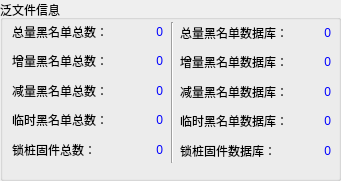
  <widget class="QGroupBox" name="groupBox_6">
   <property name="geometry">
    <rect>
     <x>20</x>
     <y>285</y>
     <width>341</width>
     <height>181</height>
    </rect>
   </property>
   <property name="title">
    <string>泛文件信息</string>
   </property>
   <widget class="Line" name="line_3">
    <property name="geometry">
     <rect>
      <x>162</x>
      <y>22</y>
      <width>20</width>
      <height>141</height>
     </rect>
    </property>
    <property name="orientation">
     <enum>Qt::Vertical</enum>
    </property>
   </widget>
   <widget class="QWidget" name="layoutWidget">
    <property name="geometry">
     <rect>
      <x>12</x>
      <y>20</y>
      <width>151</width>
      <height>141</height>
     </rect>
    </property>
    <layout class="QGridLayout" name="gridLayout_5">
     <item row="0" column="0">
      <widget class="QLabel" name="label_54">
       <property name="text">
        <string>总量黑名单总数：</string>
       </property>
      </widget>
     </item>
     <item row="0" column="1">
      <widget class="QLabel" name="label_totalBlacklistQuantity">
       <property name="styleSheet">
        <string notr="true">color: rgb(0, 0, 255);</string>
       </property>
       <property name="text">
        <string>0</string>
       </property>
       <property name="alignment">
        <set>Qt::AlignRight|Qt::AlignTrailing|Qt::AlignVCenter</set>
       </property>
      </widget>
     </item>
     <item row="1" column="0">
      <widget class="QLabel" name="label_56">
       <property name="text">
        <string>增量黑名单总数：</string>
       </property>
      </widget>
     </item>
     <item row="1" column="1">
      <widget class="QLabel" name="label_incBlacklistQuantity">
       <property name="styleSheet">
        <string notr="true">color: rgb(0, 0, 255);</string>
       </property>
       <property name="text">
        <string>0</string>
       </property>
       <property name="alignment">
        <set>Qt::AlignRight|Qt::AlignTrailing|Qt::AlignVCenter</set>
       </property>
      </widget>
     </item>
     <item row="2" column="0">
      <widget class="QLabel" name="label_58">
       <property name="text">
        <string>减量黑名单总数：</string>
       </property>
      </widget>
     </item>
     <item row="2" column="1">
      <widget class="QLabel" name="label_decBlacklistQuantity">
       <property name="styleSheet">
        <string notr="true">color: rgb(0, 0, 255);</string>
       </property>
       <property name="text">
        <string>0</string>
       </property>
       <property name="alignment">
        <set>Qt::AlignRight|Qt::AlignTrailing|Qt::AlignVCenter</set>
       </property>
      </widget>
     </item>
     <item row="3" column="0">
      <widget class="QLabel" name="label_60">
       <property name="text">
        <string>临时黑名单总数：</string>
       </property>
      </widget>
     </item>
     <item row="3" column="1">
      <widget class="QLabel" name="label_tempBlacklistQuantity">
       <property name="styleSheet">
        <string notr="true">color: rgb(0, 0, 255);</string>
       </property>
       <property name="text">
        <string>0</string>
       </property>
       <property name="alignment">
        <set>Qt::AlignRight|Qt::AlignTrailing|Qt::AlignVCenter</set>
       </property>
      </widget>
     </item>
     <item row="4" column="0">
      <widget class="QLabel" name="label_61">
       <property name="text">
        <string>锁桩固件总数：</string>
       </property>
      </widget>
     </item>
     <item row="4" column="1">
      <widget class="QLabel" name="label_stakeFwQuantity">
       <property name="styleSheet">
        <string notr="true">color: rgb(0, 0, 255);</string>
       </property>
       <property name="text">
        <string>0</string>
       </property>
       <property name="alignment">
        <set>Qt::AlignRight|Qt::AlignTrailing|Qt::AlignVCenter</set>
       </property>
      </widget>
     </item>
    </layout>
   </widget>
   <widget class="QWidget" name="layoutWidget">
    <property name="geometry">
     <rect>
      <x>180</x>
      <y>21</y>
      <width>151</width>
      <height>141</height>
     </rect>
    </property>
    <layout class="QGridLayout" name="gridLayout_4">
     <item row="0" column="0">
      <widget class="QLabel" name="label_62">
       <property name="text">
        <string>总量黑名单数据库：</string>
       </property>
      </widget>
     </item>
     <item row="0" column="1">
      <widget class="QLabel" name="label_totalBlacklistDB">
       <property name="styleSheet">
        <string notr="true">color: rgb(0, 0, 255);</string>
       </property>
       <property name="text">
        <string>0</string>
       </property>
       <property name="alignment">
        <set>Qt::AlignRight|Qt::AlignTrailing|Qt::AlignVCenter</set>
       </property>
      </widget>
     </item>
     <item row="1" column="0">
      <widget class="QLabel" name="label_63">
       <property name="text">
        <string>增量黑名单数据库：</string>
       </property>
      </widget>
     </item>
     <item row="1" column="1">
      <widget class="QLabel" name="label_incBlacklistDB">
       <property name="styleSheet">
        <string notr="true">color: rgb(0, 0, 255);</string>
       </property>
       <property name="text">
        <string>0</string>
       </property>
       <property name="alignment">
        <set>Qt::AlignRight|Qt::AlignTrailing|Qt::AlignVCenter</set>
       </property>
      </widget>
     </item>
     <item row="2" column="0">
      <widget class="QLabel" name="label_64">
       <property name="text">
        <string>减量黑名单数据库：</string>
       </property>
      </widget>
     </item>
     <item row="2" column="1">
      <widget class="QLabel" name="label_decBlacklistDB">
       <property name="styleSheet">
        <string notr="true">color: rgb(0, 0, 255);</string>
       </property>
       <property name="text">
        <string>0</string>
       </property>
       <property name="alignment">
        <set>Qt::AlignRight|Qt::AlignTrailing|Qt::AlignVCenter</set>
       </property>
      </widget>
     </item>
     <item row="3" column="0">
      <widget class="QLabel" name="label_65">
       <property name="text">
        <string>临时黑名单数据库：</string>
       </property>
      </widget>
     </item>
     <item row="3" column="1">
      <widget class="QLabel" name="label_tempBlacklistDB">
       <property name="styleSheet">
        <string notr="true">color: rgb(0, 0, 255);</string>
       </property>
       <property name="text">
        <string>0</string>
       </property>
       <property name="alignment">
        <set>Qt::AlignRight|Qt::AlignTrailing|Qt::AlignVCenter</set>
       </property>
      </widget>
     </item>
     <item row="4" column="0">
      <widget class="QLabel" name="label_66">
       <property name="text">
        <string>锁桩固件数据库：</string>
       </property>
      </widget>
     </item>
     <item row="4" column="1">
      <widget class="QLabel" name="label_stakeFwDB">
       <property name="styleSheet">
        <string notr="true">color: rgb(0, 0, 255);</string>
       </property>
       <property name="text">
        <string>0</string>
       </property>
       <property name="alignment">
        <set>Qt::AlignRight|Qt::AlignTrailing|Qt::AlignVCenter</set>
       </property>
      </widget>
     </item>
    </layout>
   </widget>
  </widget>
